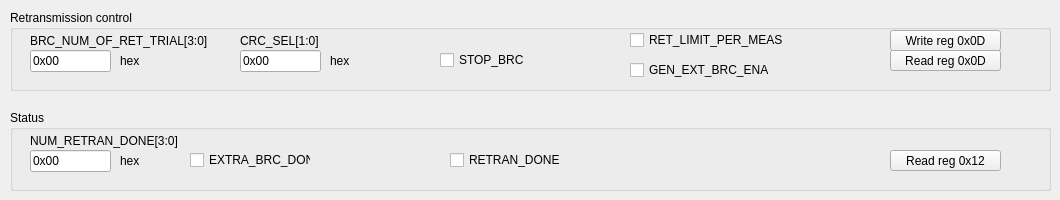
   <widget class="QWidget" name="tab_7">
    <attribute name="title">
     <string>Retransmission</string>
    </attribute>
    <widget class="QGroupBox" name="groupBoxConfv1_7">
     <property name="geometry">
      <rect>
       <x>10</x>
       <y>110</y>
       <width>1041</width>
       <height>81</height>
      </rect>
     </property>
     <property name="title">
      <string>Status</string>
     </property>
     <property name="checkable">
      <bool>false</bool>
     </property>
     <widget class="CustomControls::PushButton" name="pushButton_75">
      <property name="geometry">
       <rect>
        <x>880</x>
        <y>40</y>
        <width>111</width>
        <height>21</height>
       </rect>
      </property>
      <property name="accessibleName">
       <string>ReadREGX(MREGX12)</string>
      </property>
      <property name="text">
       <string>Read reg 0x12</string>
      </property>
     </widget>
     <widget class="QLabel" name="label_188">
      <property name="geometry">
       <rect>
        <x>110</x>
        <y>40</y>
        <width>31</width>
        <height>21</height>
       </rect>
      </property>
      <property name="text">
       <string>hex</string>
      </property>
     </widget>
     <widget class="QLabel" name="label_190">
      <property name="geometry">
       <rect>
        <x>20</x>
        <y>20</y>
        <width>191</width>
        <height>21</height>
       </rect>
      </property>
      <property name="text">
       <string>NUM_RETRAN_DONE[3:0]</string>
      </property>
     </widget>
     <widget class="CustomControls::LineEdit" name="lineEdit_99">
      <property name="geometry">
       <rect>
        <x>20</x>
        <y>40</y>
        <width>81</width>
        <height>22</height>
       </rect>
      </property>
      <property name="accessibleName">
       <string>MREGX12[NUM_RETRAN_DONE]</string>
      </property>
      <property name="text">
       <string>0x00</string>
      </property>
     </widget>
     <widget class="CustomControls::CheckBox" name="checkBox_116">
      <property name="geometry">
       <rect>
        <x>180</x>
        <y>40</y>
        <width>121</width>
        <height>20</height>
       </rect>
      </property>
      <property name="accessibleName">
       <string>MREGX12[EXTRA_BRC_DONE]</string>
      </property>
      <property name="text">
       <string>EXTRA_BRC_DONE</string>
      </property>
     </widget>
     <widget class="CustomControls::CheckBox" name="checkBox_117">
      <property name="geometry">
       <rect>
        <x>440</x>
        <y>40</y>
        <width>111</width>
        <height>20</height>
       </rect>
      </property>
      <property name="accessibleName">
       <string>MREGX12[RETRAN_DONE]</string>
      </property>
      <property name="text">
       <string>RETRAN_DONE</string>
      </property>
     </widget>
    </widget>
    <widget class="QGroupBox" name="groupBoxConfv1_5">
     <property name="geometry">
      <rect>
       <x>10</x>
       <y>10</y>
       <width>1041</width>
       <height>81</height>
      </rect>
     </property>
     <property name="title">
      <string>Retransmission control</string>
     </property>
     <property name="checkable">
      <bool>false</bool>
     </property>
     <widget class="CustomControls::LineEdit" name="lineEdit_78">
      <property name="geometry">
       <rect>
        <x>230</x>
        <y>40</y>
        <width>81</width>
        <height>22</height>
       </rect>
      </property>
      <property name="accessibleName">
       <string>MREGX0D[CRC_SEL]</string>
      </property>
      <property name="text">
       <string>0x00</string>
      </property>
     </widget>
     <widget class="CustomControls::PushButton" name="pushButton_70">
      <property name="geometry">
       <rect>
        <x>880</x>
        <y>40</y>
        <width>111</width>
        <height>21</height>
       </rect>
      </property>
      <property name="accessibleName">
       <string>ReadREGX(MREGX0D)</string>
      </property>
      <property name="text">
       <string>Read reg 0x0D</string>
      </property>
     </widget>
     <widget class="QLabel" name="label_174">
      <property name="geometry">
       <rect>
        <x>110</x>
        <y>40</y>
        <width>31</width>
        <height>21</height>
       </rect>
      </property>
      <property name="text">
       <string>hex</string>
      </property>
     </widget>
     <widget class="CustomControls::PushButton" name="pushButton_71">
      <property name="geometry">
       <rect>
        <x>880</x>
        <y>20</y>
        <width>111</width>
        <height>21</height>
       </rect>
      </property>
      <property name="accessibleName">
       <string>WriteREGX(MREGX0D)</string>
      </property>
      <property name="text">
       <string>Write reg 0x0D</string>
      </property>
     </widget>
     <widget class="QLabel" name="label_175">
      <property name="geometry">
       <rect>
        <x>320</x>
        <y>40</y>
        <width>31</width>
        <height>21</height>
       </rect>
      </property>
      <property name="text">
       <string>hex</string>
      </property>
     </widget>
     <widget class="CustomControls::CheckBox" name="checkBox_100">
      <property name="geometry">
       <rect>
        <x>430</x>
        <y>40</y>
        <width>111</width>
        <height>20</height>
       </rect>
      </property>
      <property name="accessibleName">
       <string>MREGX0D[STOP_BRC]</string>
      </property>
      <property name="text">
       <string>STOP_BRC</string>
      </property>
     </widget>
     <widget class="QLabel" name="label_177">
      <property name="geometry">
       <rect>
        <x>20</x>
        <y>20</y>
        <width>191</width>
        <height>21</height>
       </rect>
      </property>
      <property name="text">
       <string>BRC_NUM_OF_RET_TRIAL[3:0]</string>
      </property>
     </widget>
     <widget class="QLabel" name="label_178">
      <property name="geometry">
       <rect>
        <x>230</x>
        <y>20</y>
        <width>191</width>
        <height>21</height>
       </rect>
      </property>
      <property name="text">
       <string>CRC_SEL[1:0]</string>
      </property>
     </widget>
     <widget class="CustomControls::LineEdit" name="lineEdit_91">
      <property name="geometry">
       <rect>
        <x>20</x>
        <y>40</y>
        <width>81</width>
        <height>22</height>
       </rect>
      </property>
      <property name="accessibleName">
       <string>MREGX0D[BRC_NUM_OF_RET_TRIAL]</string>
      </property>
      <property name="text">
       <string>0x00</string>
      </property>
     </widget>
     <widget class="CustomControls::CheckBox" name="checkBox_101">
      <property name="geometry">
       <rect>
        <x>620</x>
        <y>50</y>
        <width>161</width>
        <height>20</height>
       </rect>
      </property>
      <property name="accessibleName">
       <string>MREGX0D[GEN_EXT_BRC_ENA]</string>
      </property>
      <property name="text">
       <string>GEN_EXT_BRC_ENA</string>
      </property>
     </widget>
     <widget class="CustomControls::CheckBox" name="checkBox_102">
      <property name="geometry">
       <rect>
        <x>620</x>
        <y>20</y>
        <width>171</width>
        <height>20</height>
       </rect>
      </property>
      <property name="accessibleName">
       <string>MREGX0D[RET_LIMIT_PER_MEAS]</string>
      </property>
      <property name="text">
       <string>RET_LIMIT_PER_MEAS</string>
      </property>
     </widget>
    </widget>
   </widget>
